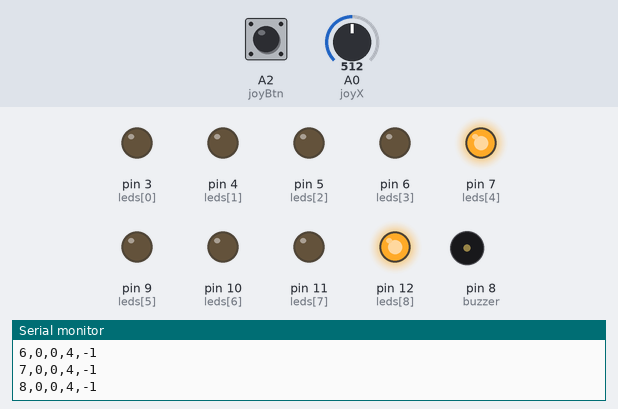
Recording of a sketch running on a simulated Arduino Uno, built with avr-gcc and run on an emulated ATmega328P. On the bench: output pins drawn as LEDs (lit = HIGH), buzzer (waves = sounding), the last lines printed to the serial monitor. Dashed ring = blinking. Inputs (shaded band) come from the test bench; at power-on: A2 (joyBtn) HIGH, A0 (joyX) = 512. Random numbers use the default seed unless the sketch sets one.

Above: at 1.48 s.
1.5 s: A2 (joyBtn) pulled LOW for 3.2 s
At 3.4 s:
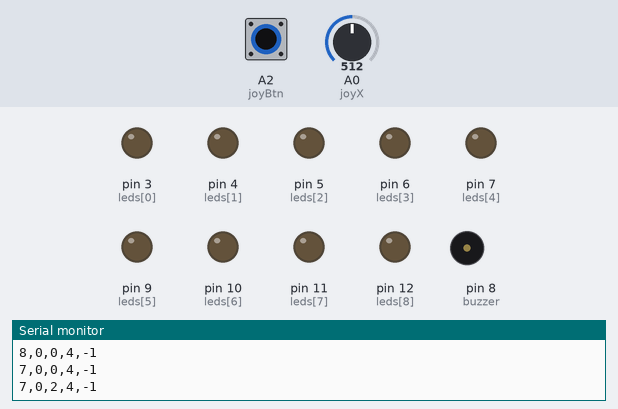
6.2 s: A2 (joyBtn) pulled LOW for 0.15 s
At 6.37 s:
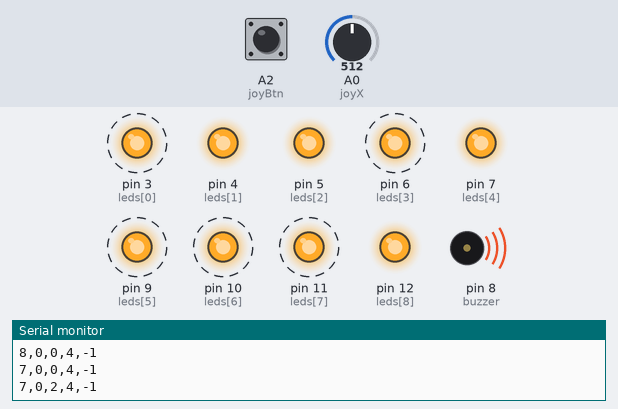
9.2 s: A2 (joyBtn) pulled LOW for 1 s
At 9.77 s:
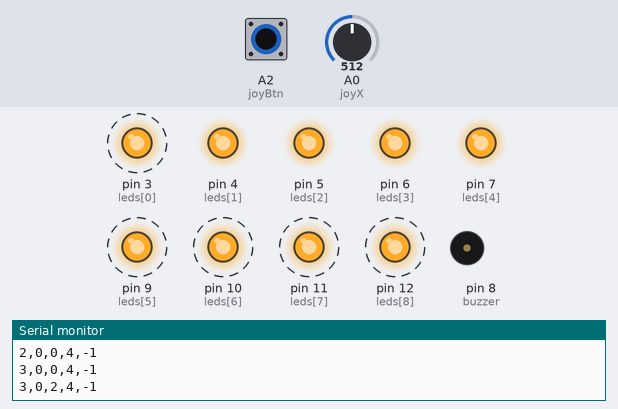
12.2 s: A0 (joyX) set to 226
15.2 s: A0 (joyX) set to 202
At 15.63 s:
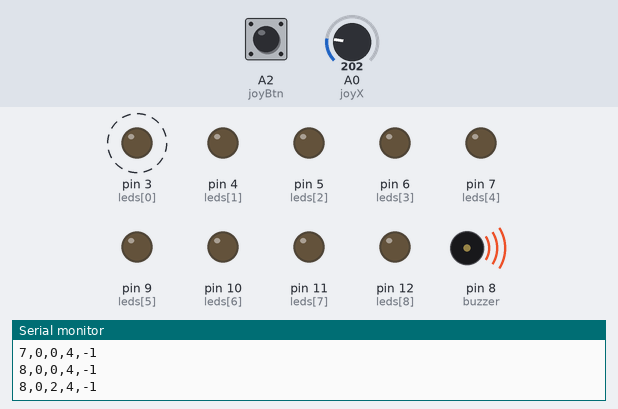
Timing chart, 0 to 19.2 s (numbered marks = the images above; inputs shaded):
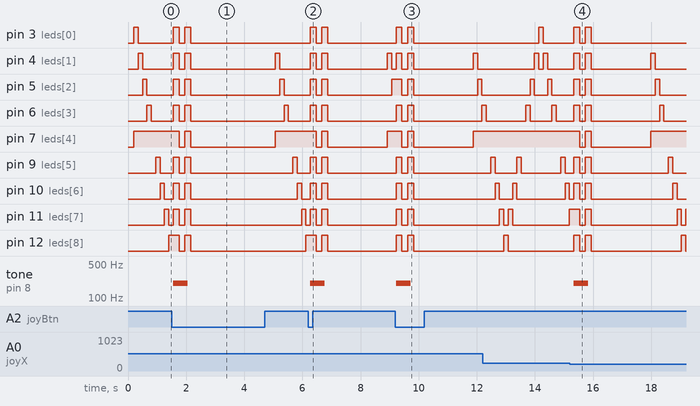

The sketch:

try2.ino
```cpp
const int joyX = A0;
const int joyY = A1;
const int joyBtn = A2;
const int buzzer = 8;

int leds[] = {3, 4, 5, 6, 7, 9, 10, 11, 12};
const int ledCount = 9;
int targetIndex1 = 4;      // 第一個目標燈（一開始在正中央第 4 格）
int targetIndex2 = -1;     // 第二個目標燈（-1 代表尚未開啟，Level 3 才開啟）

int currentPos = 0;
int direction = 1;
int gameSpeed = 150;
int score = 0;
int centerX = 512;

void setup() {
  Serial.begin(9600);
  for (int i = 0; i < ledCount; i++) {
    pinMode(leds[i], OUTPUT);
  }
  pinMode(joyBtn, INPUT_PULLUP);
  pinMode(buzzer, OUTPUT);

  randomSeed(analogRead(A5));

  delay(200);
  centerX = analogRead(joyX);
}

void loop() {
  for (int i = 0; i < ledCount; i++) {
    digitalWrite(leds[i], LOW);
  }

  // 點亮第一個目標燈
  digitalWrite(leds[targetIndex1], HIGH);
  // 如果已進入 Level 3 (targetIndex2 >= 0)，同時點亮第二個目標燈
  if (targetIndex2 >= 0) {
    digitalWrite(leds[targetIndex2], HIGH);
  }
  // 點亮目前跑動的光點
  digitalWrite(leds[currentPos], HIGH);

  sendDataToProcessing(0);

  bool isPressed = (digitalRead(joyBtn) == LOW);
  int xVal = analogRead(joyX);
  bool isMoved = (abs(xVal - centerX) > 300);

  if (isPressed || isMoved) {
    checkHit();
    while (digitalRead(joyBtn) == LOW || abs(analogRead(joyX) - centerX) > 200) {
      delay(20);
    }
    delay(200);
  }

  currentPos += direction;
  if (currentPos >= ledCount - 1 || currentPos <= 0) {
    direction = -direction;
  }

  delay(gameSpeed);
}

void checkHit() {
  // 判斷是否命中「第一個目標」或「第二個目標」
  bool hitTarget1 = (currentPos == targetIndex1);
  bool hitTarget2 = (targetIndex2 >= 0 && currentPos == targetIndex2);

  if (hitTarget1 || hitTarget2) {
    // 【過關！】
    score++;
    sendDataToProcessing(1);

    // 判斷是否剛好晉級（每得 2 分晉升 1 級，最高到 Level 5 即 8 分）
    if (score % 2 == 0 && score <= 8) {
      playLevelUpMelody();
    } else {
      tone(buzzer, 988, 80);   // B5
      delay(85);
      tone(buzzer, 1319, 220); // E6
      delay(220);
    }

    // 隨機抽取下一個不重複的 targetIndex1
    int newTarget1 = targetIndex1;
    while (newTarget1 == targetIndex1) {
      newTarget1 = random(0, ledCount);
    }
    targetIndex1 = newTarget1;

    // ★★★ 如果分數達到 4 分以上（進入 Level 3），開啟並抽取第二個不重複的黃點 ★★★
    if (score >= 4) {
      int newTarget2 = targetIndex1;
      while (newTarget2 == targetIndex1) {
        newTarget2 = random(0, ledCount);
      }
      targetIndex2 = newTarget2;
    } else {
      targetIndex2 = -1;
    }

    if (gameSpeed > 35) gameSpeed -= 15;
  } else {
    // 【失敗！】
    sendDataToProcessing(2);

    tone(buzzer, 200, 500);
    for (int k = 0; k < 2; k++) {
      for (int i = 0; i < ledCount; i++) digitalWrite(leds[i], HIGH);
      delay(200);
      for (int i = 0; i < ledCount; i++) digitalWrite(leds[i], LOW);
      delay(200);
    }

    for (int i = 0; i < ledCount; i++) {
      digitalWrite(leds[i], (i < score) ? HIGH : LOW);
    }
    delay(1500);

    // 重置遊戲（回到單一目標，正中央）
    score = 0;
    gameSpeed = 150;
    currentPos = 0;
    direction = 1;
    targetIndex1 = 4;
    targetIndex2 = -1;
    centerX = analogRead(joyX);
  }
}

void playLevelUpMelody() {
  int melody[] = {392, 523, 659, 784, 1047, 1319, 1568, 1319};
  int duration[] = {90, 90, 90, 90, 90, 90, 240, 320};

  for (int i = 0; i < 8; i++) {
    tone(buzzer, melody[i], duration[i]);
    delay(duration[i] * 1.15);
  }
  noTone(buzzer);
}

// 傳送 5 個數值：目前位置, 分數, 狀態, 目標1, 目標2
void sendDataToProcessing(int state) {
  Serial.print(currentPos);
  Serial.print(",");
  Serial.print(score);
  Serial.print(",");
  Serial.print(state);
  Serial.print(",");
  Serial.print(targetIndex1);
  Serial.print(",");
  Serial.println(targetIndex2);
}
```

Measured:
- the behaviour switches between 212 and 211 on A0 (joyX) (found by bisection; images 3 and 4)
- after the input at 1.5 s, pin 7 (leds[4]): HIGH → LOW after 0.26 s, → HIGH 0.20 s later, → LOW 0.20 s later, → HIGH 2.9 s later; tone on pin 8 (buzzer): silent → 200 Hz after 0.06 s, → silent 0.50 s later
- after the input at 6.2 s, pin 7 (leds[4]): HIGH → LOW after 0.27 s, → HIGH 0.20 s later, → LOW 0.20 s later, → HIGH 2.1 s later; tone on pin 8 (buzzer): silent → 200 Hz after 0.07 s, → silent 0.50 s later
- after the input at 9.2 s, pin 7 (leds[4]): HIGH → LOW after 0.23 s, → HIGH 0.20 s later, → LOW 0.20 s later, → HIGH 2.1 s later; tone on pin 8 (buzzer): silent → 200 Hz at once, → silent 0.50 s later
- after the input at 15.2 s, pin 7 (leds[4]): HIGH → LOW after 0.34 s, → HIGH 0.20 s later, → LOW 0.20 s later, → HIGH 2.1 s later; tone on pin 8 (buzzer): silent → 200 Hz after 0.14 s, → silent 0.50 s later
- by itself, pin 3 (leds[0]): alternates HIGH for 0.20 s and LOW for 0.20 s, 4 changes in all, then stays LOW
